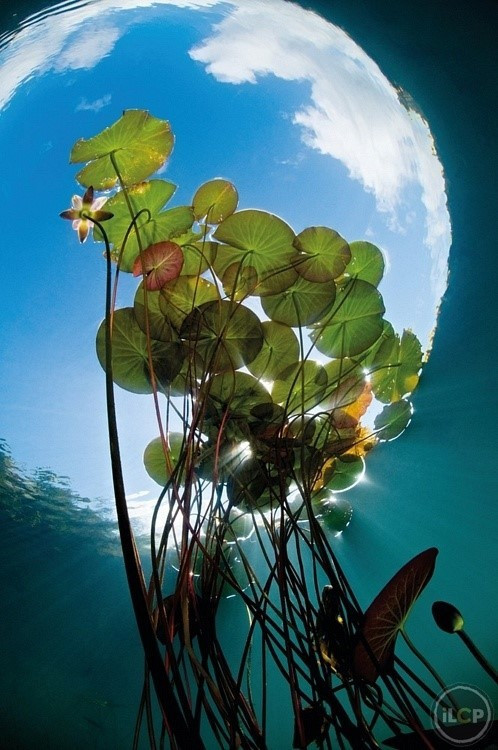
//> input picture capter8/findContours/findContours/1.jpg, 498 x 750 px
$ ./main   (built with g++ and OpenCV 4)
//> lines starting //> are read from the running program, lines starting //| are printed output that depends on the picture; after the words box and inside, x2 and y2 are one past the last pixel; in counts of white or black regions, pixels touching at a corner belong together
#include <opencv2/opencv.hpp>
using namespace cv;

int main()
{
	Mat srcImage = imread("1.jpg", 0);
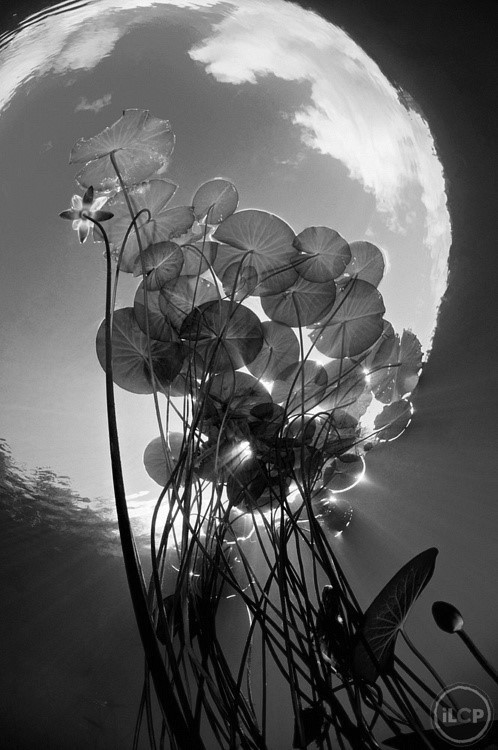
//> srcImage: 750 rows x 498 cols, CV_8UC1; min 0, max 255, mean 94.5
	imshow("src", srcImage);

	Mat dstImage = Mat::zeros(srcImage.rows, srcImage.cols, CV_8UC3);
	srcImage = srcImage > 100;
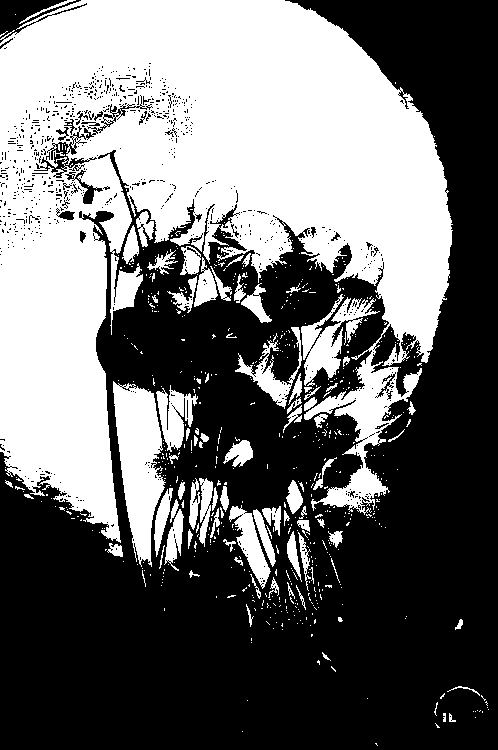
//> srcImage: 750 rows x 498 cols, CV_8UC1; 42.4% white; 625 white regions (542 under 20 px)

	vector<vector<Point>> contours;
	vector<Vec4i> hierarchy;

	//把轮廓找出来
	findContours(srcImage, contours, hierarchy, CV_RETR_CCOMP,
		CV_CHAIN_APPROX_SIMPLE);
//> contours = 1847 contours, 1725 with area under 20; largest, box (x1, y1, x2, y2) and area: (0, 0, 453, 543) 135921, (113, 381, 166, 567) 5603, (301, 294, 380, 386) 2301, (156, 385, 198, 452) 1273, (229, 505, 271, 589) 1226

	int index = 0;
	for(; index >= 0; index = hierarchy[index][0])
	{
		Scalar color(rand()&255, rand()&255, rand()&255);

		//把轮廓画出来
		drawContours(dstImage, contours, index, color, CV_FILLED, 8,
			hierarchy);
	}
//> this loop made 625 passes
//> index on passes 2 to 4: 1, 2, 3
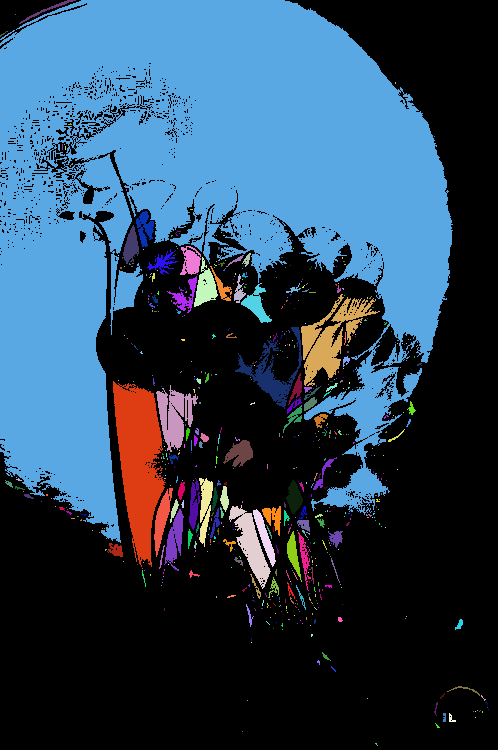
//> dstImage: 750 rows x 498 cols, CV_8UC3; mean B, G, R 88.8, 67.7, 43.5
//> after the loop, index = -1

	imshow("轮廓图", dstImage);
	waitKey(0);
}
